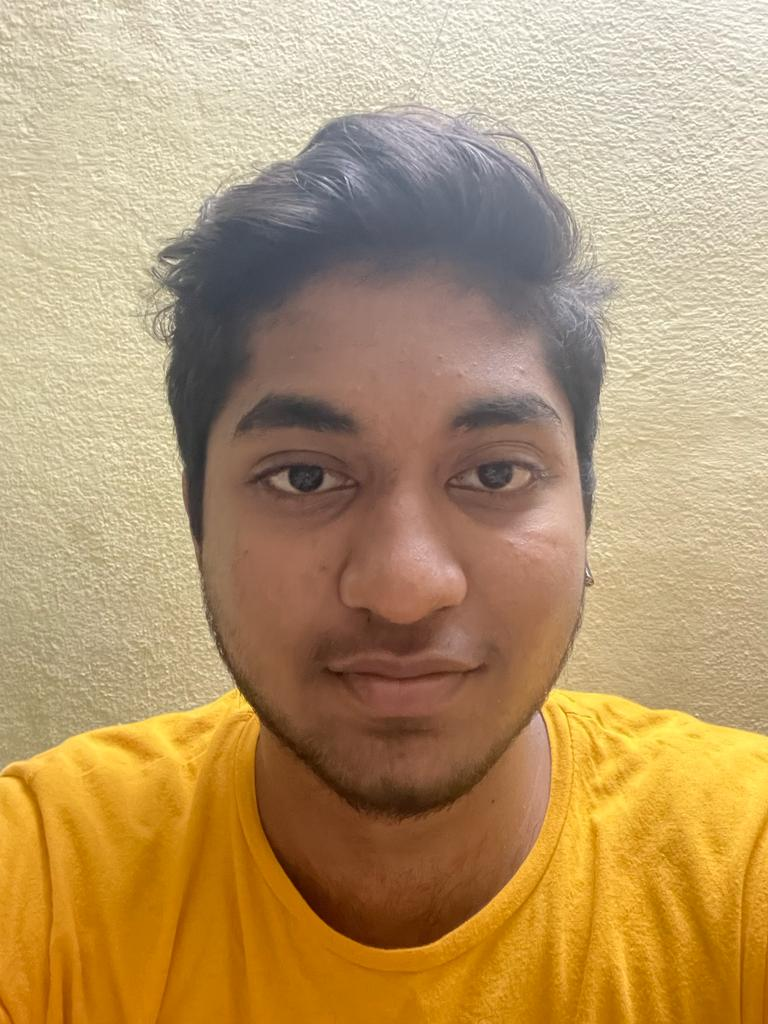
#> input picture raju photo.jpg, 768 x 1024 px
$ jupyter execute Task2_Image_to_Pencil_Sketch.ipynb
#> lines starting #> are read from the running program, lines starting #| are printed output that depends on the picture
Image to Pencil Sketch with Python

We need to read the image in RBG format and then convert it to a grayscale image. This will turn an image into a classic black and white photo. Then the next thing to do is invert the grayscale image also called negative image, this will be our inverted grayscale image. Inversion can be used to enhance details. Then we can finally create the pencil sketch by mixing the grayscale image with the inverted blurry image. This can be done by dividing the grayscale image by the inverted blurry image. Since images are just arrays, we can easily do this programmatically using the divide function from the cv2 library in Python

Importing Required Libraries

[cell 1]
import cv2
import matplotlib.pyplot as plt

[cell 2]
# Read Image
image = cv2.imread("raju photo.jpg")
#> image is the input picture: shape (1024, 768, 3); mean B, G, R 107.1, 151.3, 182.1

[cell 3]
cv2.imread("raju photo", 2)
cv2.waitKey(0)

Read the image in RGB Format

[cell 4]
image = cv2.imread('raju photo.jpg')
plt.imshow(cv2.cvtColor(image, cv2.COLOR_BGR2RGB))
plt.axis('off')
plt.show()

Create a new image by converting the original image to grayscale

[cell 5]
grayImage = cv2.cvtColor(image, cv2.COLOR_BGR2GRAY)
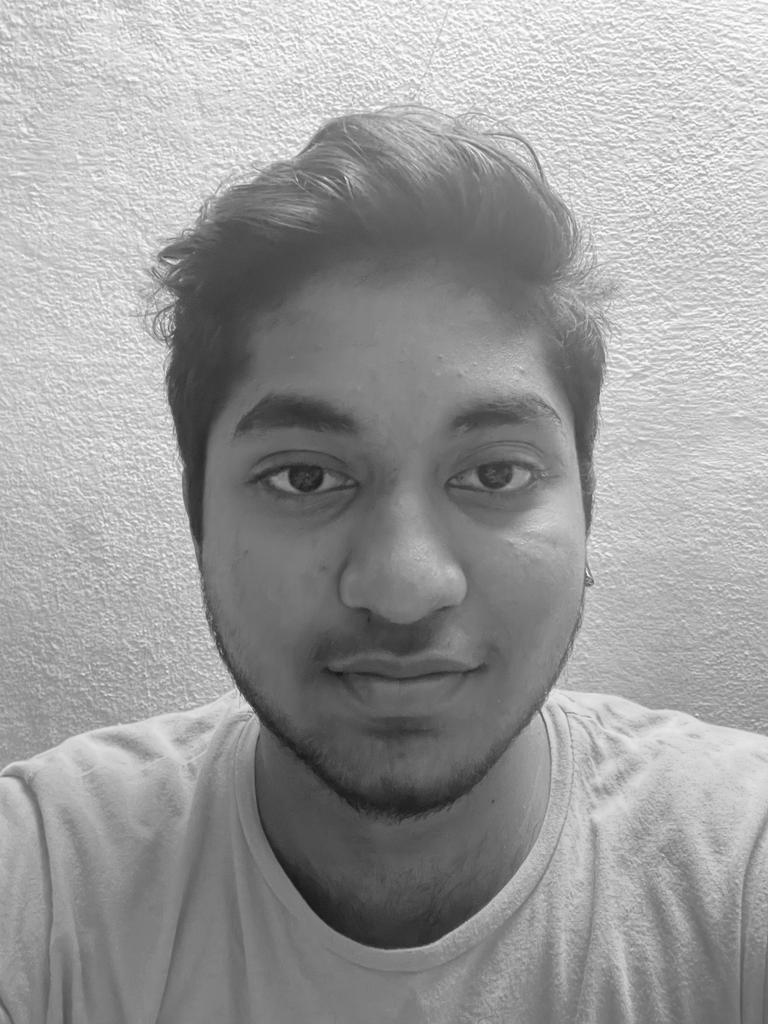
#> grayImage: shape (1024, 768); min 22, max 254, mean 155.5
grayImage

[cell 6]
plt.imshow(grayImage)

Inverting above grayscale image

[cell 7]
invertedImage = 255 - grayImage
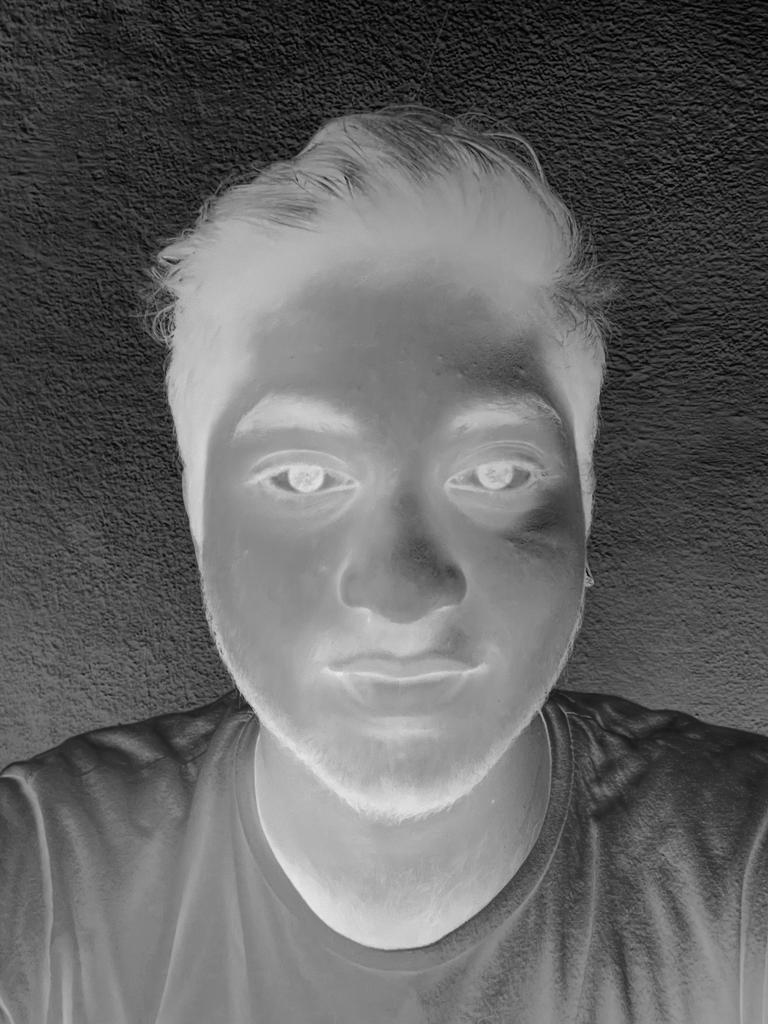
#> invertedImage: shape (1024, 768); min 1, max 233, mean 99.5
plt.imshow(cv2.cvtColor(invertedImage, cv2.COLOR_BGR2RGB))

Blur the image by using the Gaussian Function in OpenCV

[cell 8]
blurred = cv2.GaussianBlur(invertedImage, (21,21), 0)
plt.imshow(blurred)

Inverting the blurred image to get the pencil sketch

[cell 9]
invertedBlur = 255 - blurred
pencil_sketch = cv2.divide(grayImage, invertedBlur, scale=256.0)
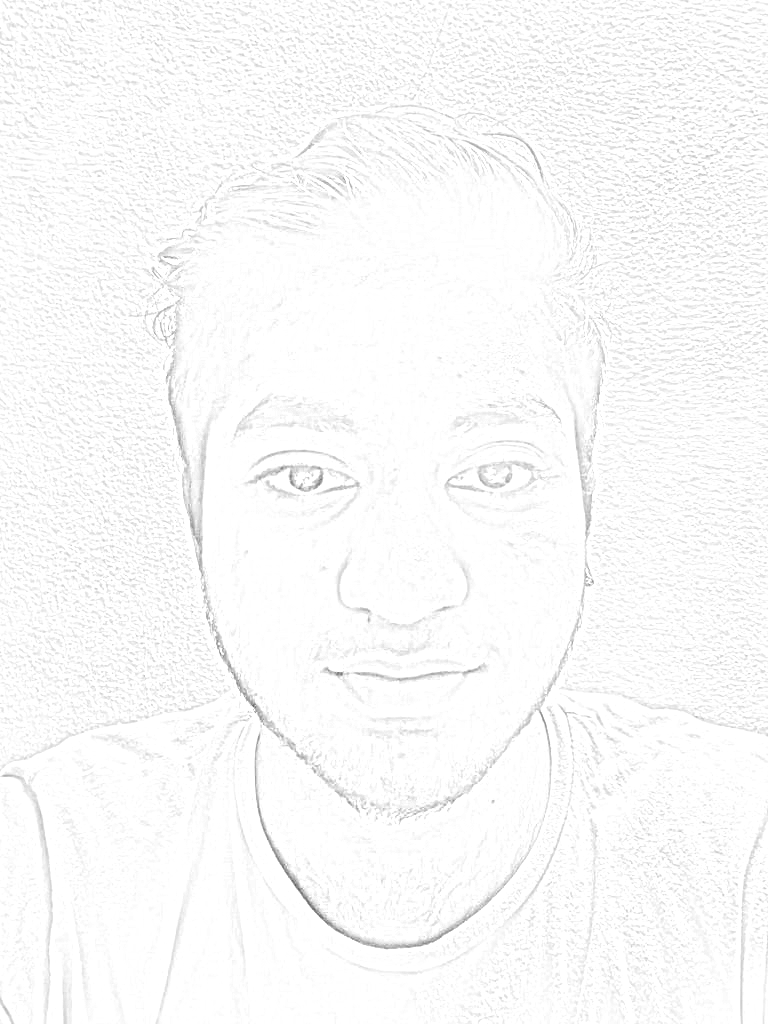
#> pencil_sketch: shape (1024, 768); min 92, max 255, mean 249.8
plt.imshow(pencil_sketch)

Final Sketch

[cell 10]
invertedBlur = 255 - blurred
pencil_sketch = cv2.divide(grayImage, invertedBlur, scale=256.0)
plt.imshow(cv2.cvtColor(pencil_sketch, cv2.COLOR_BGR2RGB))
plt.axis('off')
plt.show()
